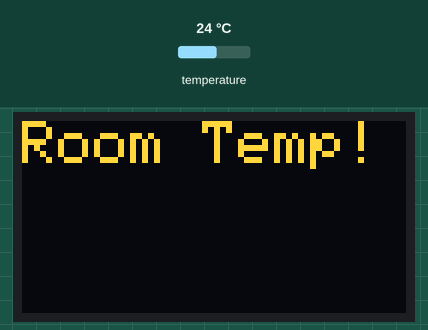
Simulated run of this sketch. Board: Arduino Uno, built with avr-gcc and run on an emulated ATmega328P. Shown: 128×64 one-colour display. Wiring (inferred from the names in the program): LM75 temperature sensor at I2C address 0x48. The inputs (shaded band) are chosen by the test bench; at power-on: temperature 24 °C. The OLED is the two-colour kind (top 16 rows yellow).

Above: at 0.2 s.

The sketch:

DS1621_i2c_Temp_wOLED.ino
```cpp
#include <SPI.h>
#include <Wire.h>
#include <Adafruit_GFX.h>
#include <Adafruit_SSD1306.h>

#define OLED_RESET 4
Adafruit_SSD1306 display(OLED_RESET);

int y = 0;
int x = 0;

// SDA pin is Analog4
// SCL pin is Analog5
// DS1621 has A2, A1, and A0 pins connected to GND


// device ID and address
String inString = "";
String inStringF = "";
float myfloat;

#define DEV_TYPE   0x90 >> 1                    // shift required by wire.h
#define DEV_ADDR   0x00                         // DS1621 address is 0
#define SLAVE_ID   DEV_TYPE | DEV_ADDR

// DS1621 Registers & Commands

#define RD_TEMP    0xAA                         // read temperature register
#define ACCESS_TH  0xA1                         // access high temperature register
#define ACCESS_TL  0xA2                         // access low temperature register
#define ACCESS_CFG 0xAC                         // access configuration register
#define RD_CNTR    0xA8                         // read counter register
#define RD_SLOPE   0xA9                         // read slope register
#define START_CNV  0xEE                         // start temperature conversion
#define STOP_CNV   0X22                         // stop temperature conversion

// DS1621 configuration bits

#define DONE       B10000000                    // conversion is done
#define THF        B01000000                    // high temp flag
#define TLF        B00100000                    // low temp flag
#define NVB        B00010000                    // non-volatile memory is busy
#define POL        B00000010                    // output polarity (1 = high, 0 = low)
#define ONE_SHOT   B00000001                    // 1 = one conversion; 0 = continuous conversion


void setup()
{

  // by default, we'll generate the high voltage from the 3.3v line internally! (neat!)
  display.begin(SSD1306_SWITCHCAPVCC, 0x3C);  // initialize with the I2C addr 0x3C (for the 128x64)

  // Clear the buffer.
  display.clearDisplay();

 Wire.begin();                                 // connect I2C
 startConversion(false);                       // stop if presently set to continuous
 setConfig(POL | ONE_SHOT);                    // Tout = active high; 1-shot mode
 setThresh(ACCESS_TH, 27);                     // high temp threshold = 80F
 setThresh(ACCESS_TL, 24);                     // low temp threshold = 75F

 int tHthresh = getTemp(ACCESS_TH);
 int tLthresh = getTemp(ACCESS_TL);
}


void loop()
{

  display.setTextSize(2);
  display.setTextColor(WHITE);

  display.setCursor(x, y);
  display.print("Room Temp!");
  display.display();
  //display.clearDisplay();
  delay(1);

 int tC, tFrac;

 tC = getHrTemp();                             // read high-resolution temperature

 if (tC < 0) {
   tC = -tC;                                   // fix for integer division
 }

 tFrac = tC % 100;                             // extract fractional part
 tC /= 100;                                    // extract whole part

 if (tFrac < 10)
   inString = String(tC);
 inString = String(tC)+"."+String(tFrac);

 x = 0;
 y = 5;
 display.setCursor(x, y);
 display.println();

 inStringF = String((inString.toFloat()*1.8)+32);

 display.print(inString + " C" + "\n" + inStringF + " F");
 display.display();
 delay(1);

 delay(2500);
 inString = "";
 inStringF = "";
 myfloat = 0.0;
 x = 0;
 y = 0;
 display.clearDisplay();
}


// Set configuration register

void setConfig(byte cfg)
{
 Wire.beginTransmission(SLAVE_ID);
 Wire.write(ACCESS_CFG);
 Wire.write(cfg);
 Wire.endTransmission();
 delay(15);                                    // allow EE write time to finish
}


// Read a DS1621 register

byte getReg(byte reg)
{
 Wire.beginTransmission(SLAVE_ID);
 Wire.write(reg);                               // set register to read
 Wire.endTransmission();
 Wire.requestFrom(SLAVE_ID, 1);
 byte regVal = Wire.read();
 return regVal;
}


// Sets temperature threshold
// -- whole degrees C only
// -- works only with ACCESS_TL and ACCESS_TH

void setThresh(byte reg, int tC)
{
 if (reg == ACCESS_TL || reg == ACCESS_TH) {
   Wire.beginTransmission(SLAVE_ID);
   Wire.write(reg);                             // select temperature reg
   Wire.write(byte(tC));                        // set threshold
   Wire.write(0);                               // clear fractional bit
   Wire.endTransmission();
   delay(15);
 }
}


// Start/Stop DS1621 temperature conversion

void startConversion(boolean start)
{
 Wire.beginTransmission(SLAVE_ID);
 if (start == true)
   Wire.write(START_CNV);
 else
   Wire.write(STOP_CNV);
 Wire.endTransmission();
}


// Reads temperature or threshold
// -- whole degrees C only
// -- works only with RD_TEMP, ACCESS_TL, and ACCESS_TH

int getTemp(byte reg)
{
 int tC;

 if (reg == RD_TEMP || reg == ACCESS_TL || reg == ACCESS_TH) {
   byte tVal = getReg(reg);
   if (tVal >= B10000000) {                    // negative?
     tC = 0xFF00 | tVal;                       // extend sign bits
   }
   else {
     tC = tVal;
   }
   return tC;                                  // return threshold
 }
 return 0;                                     // bad reg, return 0
}


// Read high resolution temperature
// -- returns temperature in 1/100ths degrees
// -- DS1620 must be in 1-shot mode

int getHrTemp()
{
 startConversion(true);                        // initiate conversion
 byte cfg = 0;
 while (cfg < DONE) {                          // let it finish
   cfg = getReg(ACCESS_CFG);
 }

 int tHR = getTemp(RD_TEMP);                   // get whole degrees reading
 byte cRem = getReg(RD_CNTR);                  // get counts remaining
 byte slope = getReg(RD_SLOPE);                // get counts per degree

 if (tHR >= 0)
   tHR = (tHR * 100 - 25) + ((slope - cRem) * 100 / slope);
 else {
   tHR = -tHR;
   tHR = (25 - tHR * 100) + ((slope - cRem) * 100 / slope);
 }
 return tHR;
}
```
